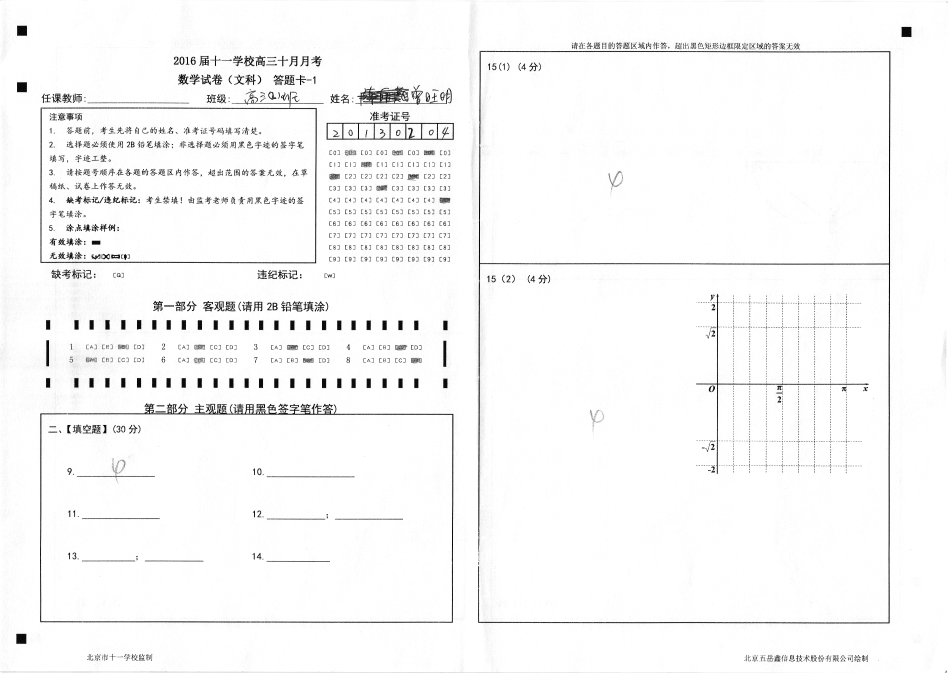
//> input picture TestPaper/Data/000001.png, 2844 x 2019 px (shown at 1/3 size)
$ ./calhog ../Data/000001.png ../Data/000002.png   (built with g++ and OpenCV 4)
//> lines starting //> are read from the running program, lines starting //| are printed output that depends on the picture
#include "opencv2/imgproc/imgproc.hpp"
#include "opencv2/objdetect/objdetect.hpp"
#include "opencv2/highgui/highgui.hpp"

#include <cstdio>
#include <cstring>
#include <ctype.h>
#include <iostream>
#include <fstream>

using namespace cv;
using namespace std;
int main(int argc, char * argv[]) {
  Mat imageMat1, imageHdl1;
  Mat imageMat2, imageHdl2;
  imageMat1 = imread(argv[1], 1);
//> imageMat1 is the input picture: 2019 rows x 2844 cols, CV_8UC3; min 0, max 255, mean 247.7
  if (!imageMat1.data) {
    printf("No image data.\n");
    return -1;
  }
  resize(imageMat1, imageHdl1, Size(128, 32));
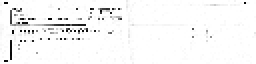
//> imageHdl1: 32 rows x 128 cols, CV_8UC3 (shown 2 times larger); min 3, max 255, mean 246.7

  HOGDescriptor *hog =
      new HOGDescriptor(cvSize(32, 16), cvSize(16, 16),
                        cvSize(16, 16), cvSize(8, 8), 9);
  vector<float> descriptors1;
  hog->compute(imageHdl1, descriptors1, Size(2, 2), Size(0, 0));
//> descriptors1 = 31752 items
  // [7 lines of commented-out code are left out]

  imageMat2 = imread(argv[2], 1);
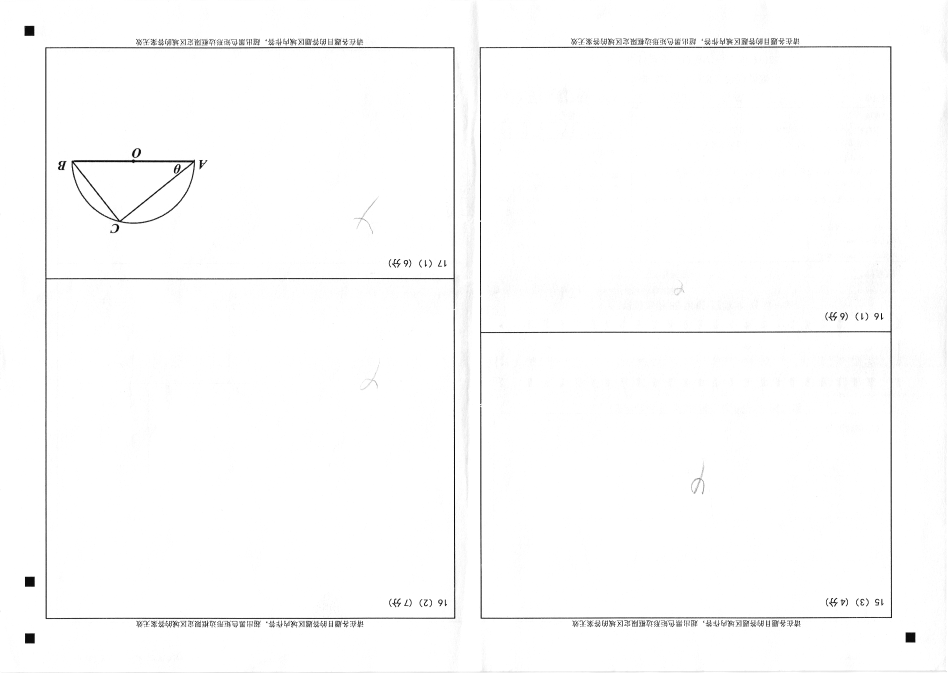
//> input picture TestPaper/Data/000002.png, 2844 x 2019 px (shown at 1/3 size)
//> imageMat2 is the input picture: 2019 rows x 2844 cols, CV_8UC3; min 0, max 255, mean 251.8
  if (!imageMat2.data) {
    printf("No image data.\n");
    return -1;
  }
  resize(imageMat2, imageHdl2, Size(128, 32));
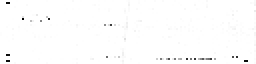
//> imageHdl2: 32 rows x 128 cols, CV_8UC3 (shown 2 times larger); min 2, max 255, mean 253.2

  vector<float> descriptors2;
  hog->compute(imageHdl2, descriptors2, Size(2, 2), Size(0, 0));
//> descriptors2 = 31752 items
  double cross = 0;
  for (int i = 0; i < descriptors1.size(); ++i) {
    cross += descriptors1[i] * descriptors2[i];
  }
//> this loop made 31752 passes
//> cross on passes 1 to 3: 0.0539, 0.0539, 0.0539
//> after the loop, cross = 739.8

  vector<float> tpl_descriptors;
  string cfg_file_name =
      "/home/panyutong/PytZone/TestPaper/Config/quarter_square.cfg";
  ifstream ifile0(cfg_file_name.c_str(), ios::in);
  float temp;
  while (ifile0 >> temp) tpl_descriptors.push_back(temp);

  double cross_tpl = 0;
  for (int i = 0; i < descriptors1.size(); ++i) {
//> (the run ends here: the program crashes, at `cross_tpl += descriptors1[i] * tpl_descriptors[i];`)
